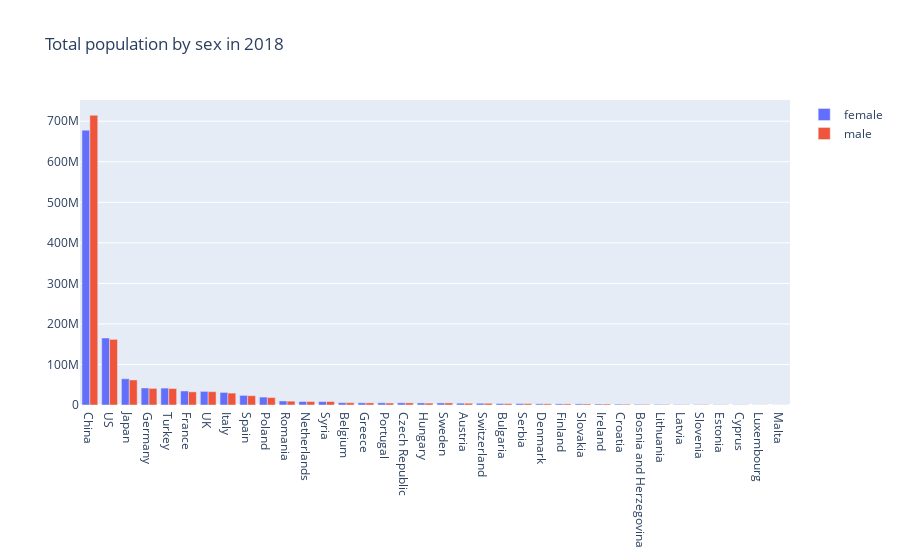

The notebook cell saved with this chart:
### Markdown cell above
### Total population by sex

### Code cell
title = "Total population by sex in 2018"

pop_pct_female_column_name = 'Population, female (% of total population) in 2018'
pop_pct_male_column_name = 'Population, male (% of total population) in 2018'
src_column_names = [pop_tot_column_name, pop_pct_female_column_name, pop_pct_male_column_name]

pop_tot_female_column_name = 'Population, female in 2018'
pop_tot_male_column_name = 'Population, male in 2018'
dst_column_names = [pop_tot_female_column_name, pop_tot_male_column_name]

df_pop_tot_sex = df_country_stats.loc[selected_countries, src_column_names]
#print(df_pop_tot_sex)
df_pop_tot_sex[pop_tot_female_column_name] = df_pop_tot_sex.apply(lambda row: row[pop_tot_column_name]*row[pop_pct_female_column_name]/100, axis=1)
df_pop_tot_sex[pop_tot_male_column_name] = df_pop_tot_sex.apply(lambda row: row[pop_tot_column_name]*row[pop_pct_male_column_name]/100, axis=1)
df_pop_tot_sex = df_pop_tot_sex.loc[:, dst_column_names]
df_pop_tot_sex.sort_values(dst_column_names, axis=0, ascending=False, inplace=True)
#print(df_pop_tot_sex)

fig = go.Figure()
fig.add_trace(go.Bar(x=df_pop_tot_sex.index, y=df_pop_tot_sex[pop_tot_female_column_name], name="female"))
fig.add_trace(go.Bar(x=df_pop_tot_sex.index, y=df_pop_tot_sex[pop_tot_male_column_name], name="male"))
fig.update_layout(title_text=title, barmode='group')
#fig.show("png")
fig.show()
fig.write_image(directory+title+".png")
io.saveDataCsv(df_pop_tot_sex, directory, title)

### Figure 1 — Plotly figure (JSON) as saved in the notebook; plotly's stock layout.template omitted (floating-point values rounded to 4 significant figures)
{"data": [{"name": "female", "type": "bar", "x": ["China", "US", "Japan", "Germany", "Turkey", "France", "UK", "Italy", "Spain", "Poland", "Romania", "Netherlands", "Syria", "Belgium", "Greece", "Portugal", "Czech Republic", "Hungary", "Sweden", "Austria", "Switzerland", "Bulgaria", "Serbia", "Denmark", "Finland", "Slovakia", "Ireland", "Croatia", "Bosnia and Herzegovina", "Lithuania", "Latvia", "Slovenia", "Estonia", "Cyprus", "Luxembourg", "Malta"], "y": [678000000.0, 165300000.0, 64730000.0, 42010000.0, 41720000.0, 34550000.0, 33670000.0, 31050000.0, 23780000.0, 19570000.0, 9999000.0, 8654000.0, 8422000.0, 5779000.0, 5462000.0, 5420000.0, 5399000.0, 5122000.0, 5086000.0, 4497000.0, 4295000.0, 3611000.0, 3561000.0, 2915000.0, 2799000.0, 2796000.0, 2447000.0, 2120000.0, 1696000.0, 1501000.0, 1041000.0, 1039000.0, 698200.0, 594300.0, 301100.0, 241200.0]}, {"name": "male", "type": "bar", "x": ["China", "US", "Japan", "Germany", "Turkey", "France", "UK", "Italy", "Spain", "Poland", "Romania", "Netherlands", "Syria", "Belgium", "Greece", "Portugal", "Czech Republic", "Hungary", "Sweden", "Austria", "Switzerland", "Bulgaria", "Serbia", "Denmark", "Finland", "Slovakia", "Ireland", "Croatia", "Bosnia and Herzegovina", "Lithuania", "Latvia", "Slovenia", "Estonia", "Cyprus", "Luxembourg", "Malta"], "y": [714800000.0, 161900000.0, 61800000.0, 40920000.0, 40600000.0, 32430000.0, 32820000.0, 29380000.0, 22940000.0, 18410000.0, 9475000.0, 8577000.0, 8485000.0, 5643000.0, 5266000.0, 4862000.0, 5227000.0, 4647000.0, 5097000.0, 4350000.0, 4222000.0, 3413000.0, 3421000.0, 2883000.0, 2719000.0, 2651000.0, 2406000.0, 1969000.0, 1628000.0, 1289000.0, 886000.0, 1029000.0, 622700.0, 595000.0, 306700.0, 242400.0]}], "layout": {"autosize": true, "barmode": "group", "title": {"text": "Total population by sex in 2018"}, "xaxis": {"autorange": true, "range": [-0.5, 35.5], "type": "category"}, "yaxis": {"autorange": true, "range": [0, 752400000.0], "type": "linear"}}}
